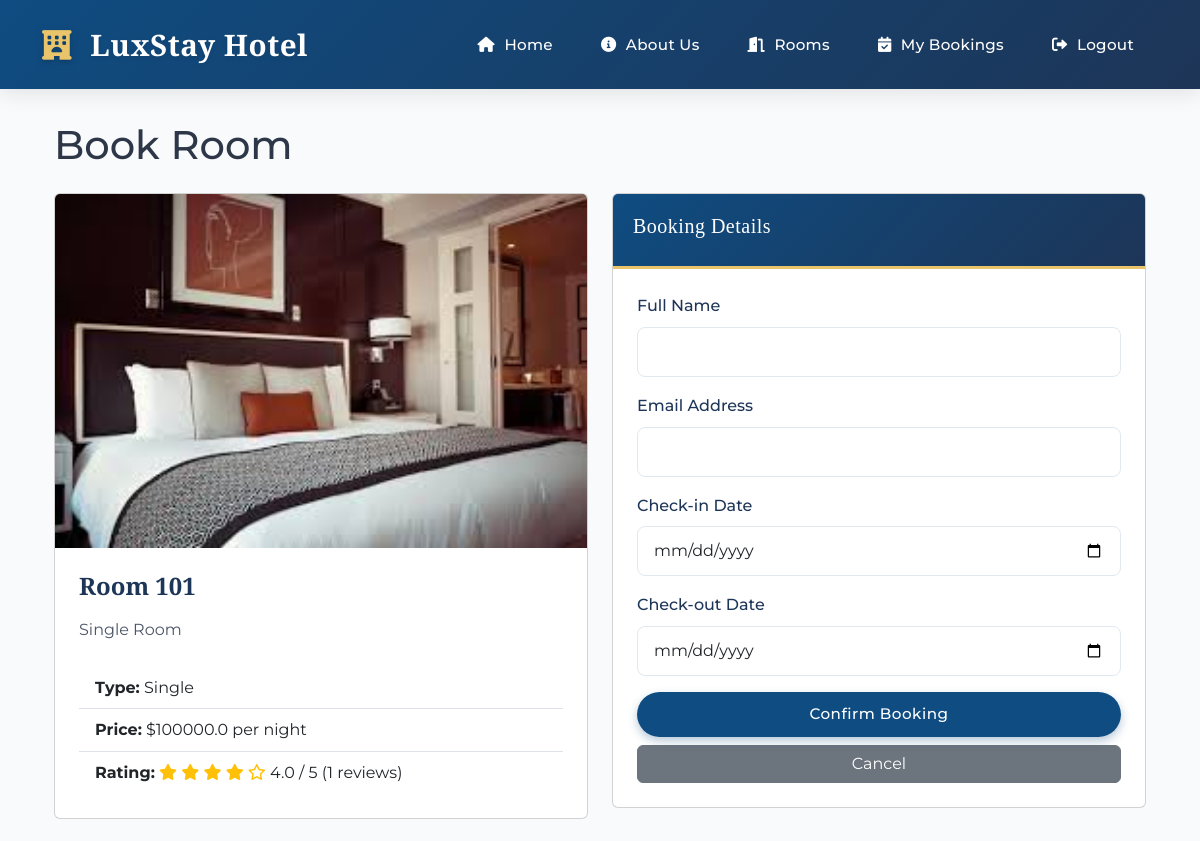
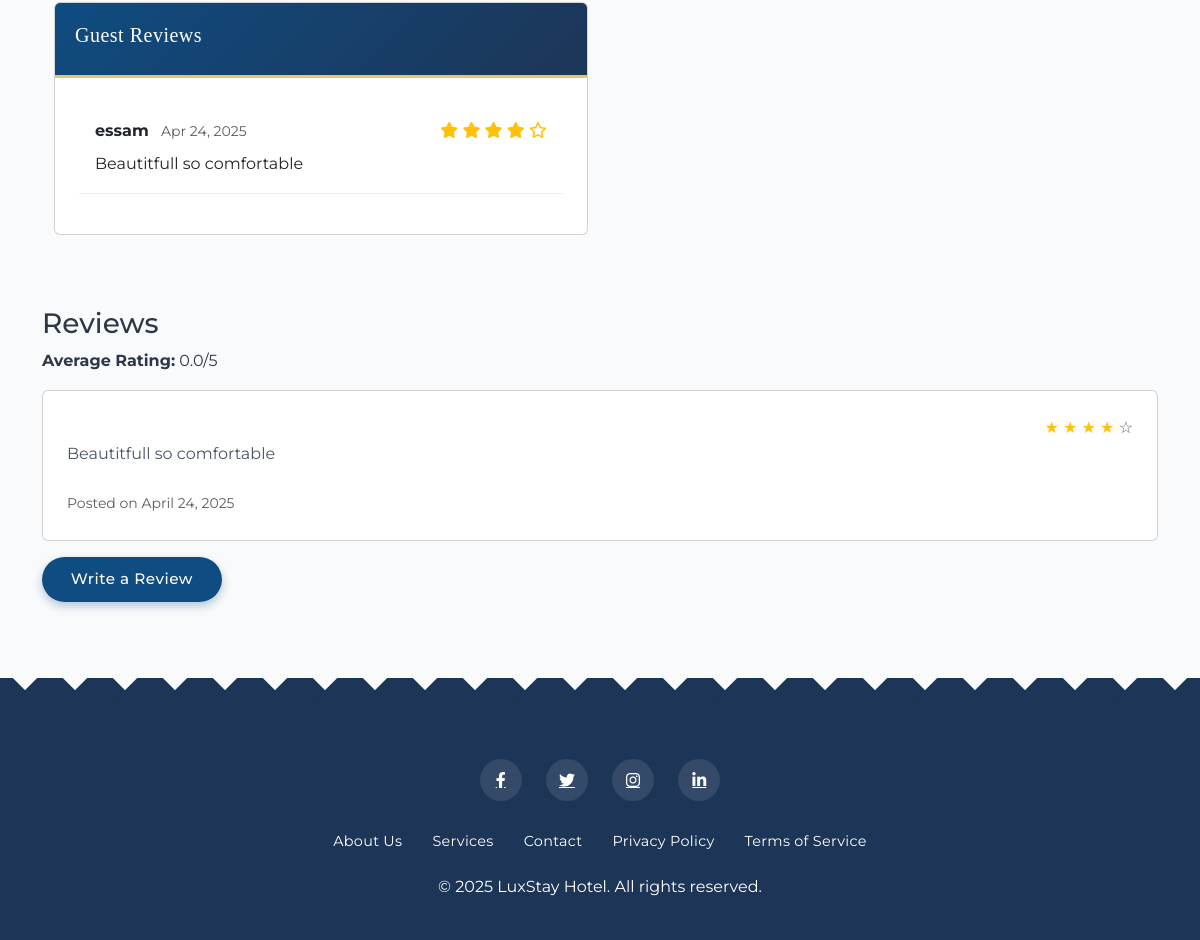
The app's page /book/1 (signed in) with its own data (2 pictures, top to bottom).
### models.py (models this page shows, shortened)
class Room(db.Model):
    __tablename__ = 'rooms'
    r_id = db.Column(db.Integer, primary_key=True)
    room_no = db.Column(db.String(10), unique=True, nullable=False)
    type = db.Column(db.String(50), nullable=False)
    price = db.Column(db.Float, nullable=False)
    is_available = db.Column(db.Boolean, default=True)
    rating = db.Column(db.Float, default=0.0)
    bookings = db.relationship('Booking', backref='room', lazy=True)
    reviews = db.relationship('Review', backref='room', lazy=True)
    @property
    def average_rating(self):
        reviews = Review.query.filter_by(room_id=self.id).all()
        if not reviews:
            return None
        return sum(review.rating for review in reviews) / len(reviews)

class Review(db.Model):
    __tablename__ = 'reviews'
    id = db.Column(db.Integer, primary_key=True)
    user_id = db.Column(db.Integer, db.ForeignKey('users.id'), nullable=False)
    room_id = db.Column(db.Integer, db.ForeignKey('rooms.r_id'), nullable=False)
    rating = db.Column(db.Integer, nullable=False)
    comment = db.Column(db.Text)
    review_date = db.Column(db.DateTime, default=datetime.utcnow)

class User(db.Model, UserMixin):
    __tablename__ = 'users'
    id = db.Column(db.Integer, primary_key=True)
    name = db.Column(db.String(100), nullable=False)
    email = db.Column(db.String(100), unique=True, nullable=False)
    password = db.Column(db.String(200), nullable=False)
    phone = db.Column(db.String(20))
    role = db.Column(db.String(20), default='customer')
    bookings = db.relationship('Booking', backref='user', lazy=True)
    reviews = db.relationship('Review', backref='user', lazy=True)

### routes.py (the view, shortened to what this page needs)
@app.route('/book/<int:room_id>', methods=['GET', 'POST'])
@login_required
def book_room(room_id):
    room = Room.query.get_or_404(room_id)
    form = BookingForm()
    reviews = Review.query.filter_by(room_id=room_id).order_by(Review.review_date.desc()).all()
    total_rating = sum(review.rating for review in reviews) if reviews else 0
    avg_rating = total_rating / len(reviews) if reviews else 0
    return render_template('book.html', room=room, form=form, reviews=reviews, avg_rating=avg_rating)

### forms.py (shortened to what this page needs)
class BookingForm(FlaskForm):
    name = StringField('Name', validators=[DataRequired()])
    email = StringField('Email', validators=[DataRequired()])
    check_in = DateField('Check-in Date', validators=[DataRequired()])
    check_out = DateField('Check-out Date', validators=[DataRequired()])
    submit = SubmitField('Book Now')

### routes.py (called while the page is built)
@login_manager.user_loader
def load_user(user_id):
    return User.query.get(int(user_id))

### templates/book.html (shortened to what this page needs)
{% extends "base.html" %}
{% block content %}
<div class="container">
    <h1 class="mb-4">Book Room</h1>
    <div class="row">
        <div class="col-md-6">
            <div class="card mb-4">
                <img src="{{ url_for('static', filename='images/room-' + room.r_id|string + '.jpg') }}"
                     class="card-img-top" alt="Room {{ room.room_no }}"
                     onerror="this.src='{{ url_for('static', filename='images/room1.jpeg') }}'">
                <div class="card-body">
                    <h5 class="card-title">Room {{ room.room_no }}</h5>
                    <p class="card-text">{{ room.type }} Room</p>
                    <ul class="list-group list-group-flush">
                        <li class="list-group-item"><strong>Type:</strong> {{ room.type }}</li>
                        <li class="list-group-item"><strong>Price:</strong> ${{ room.price }} per night</li>
                        {% if avg_rating > 0 %}
                        <li class="list-group-item">
                            <strong>Rating:</strong>
                            <span class="rating-display">
                                {% for i in range(5) %}
                                    {% if i < avg_rating|int %}
                                        <i class="fas fa-star text-warning"></i>
                                    {% elif i < avg_rating|round(0, 'ceil') and (avg_rating - i) >= 0.5 %}
                                        <i class="fas fa-star-half-alt text-warning"></i>
                                    {% else %}
                                        <i class="far fa-star text-warning"></i>
                                    {% endif %}
                                {% endfor %}
                                {{ avg_rating|round(1) }} / 5 ({{ reviews|length }} reviews)
                            </span>
                        </li>
                        {% endif %}
                    </ul>
                </div>
            </div>
            <div class="card mb-4">
                <div class="card-header">
                    <h5>Guest Reviews</h5>
                </div>
                <div class="card-body">
                    {% if reviews %}
                        <div class="reviews-container">
                            {% for review in reviews %}
                                <div class="review-item mb-3 p-3 {% if loop.index > 3 %}d-none more-reviews{% endif %}" style="border-bottom: 1px solid #eee;">
                                    <div class="d-flex justify-content-between align-items-center mb-2">
                                        <div>
                                            <strong>{{ review.user.name }}</strong>
                                            <span class="text-muted small ms-2">{{ review.review_date.strftime('%b %d, %Y') }}</span>
                                        </div>
                                        <div class="rating-display">
                                            {% for i in range(5) %}
                                                {% if i < review.rating %}
                                                    <i class="fas fa-star text-warning"></i>
                                                {% else %}
                                                    <i class="far fa-star text-warning"></i>
                                                {% endif %}
                                            {% endfor %}
                                        </div>
                                    </div>
                                    <p class="mb-0">{{ review.comment }}</p>
                                </div>
                            {% endfor %}
                        </div>
                    {% else %}
                        <p class="text-center text-muted">No reviews yet for this room.</p>
                    {% endif %}
                </div>
            </div>
        </div>
        <div class="col-md-6">
            <div class="card">
                <div class="card-header">
                    <h5>Booking Details</h5>
                </div>
                <div class="card-body">
                    <form method="POST">
                        <div class="mb-3">
                            <label for="name" class="form-label">Full Name</label>
                            {{ form.name(class="form-control", id="name") }}
                        </div>
                        <div class="mb-3">
                            <label for="email" class="form-label">Email Address</label>
                            {{ form.email(class="form-control", id="email") }}
                        </div>
                        <div class="mb-3">
                            <label for="check_in" class="form-label">Check-in Date</label>
                            {{ form.check_in(class="form-control", id="check_in") }}
                        </div>
                        <div class="mb-3">
                            <label for="check_out" class="form-label">Check-out Date</label>
                            {{ form.check_out(class="form-control", id="check_out") }}
                        </div>
                        <div class="d-grid gap-2">
                            <button type="submit" class="btn btn-primary">Confirm Booking</button>
                            <a href="{{ url_for('rooms') }}" class="btn btn-secondary">Cancel</a>
                        </div>
                    </form>
                </div>
            </div>
        </div>
    </div>
</div>
<div class="reviews mt-5">
    <h3>Reviews</h3>
    {% if room.reviews %}
        <div class="average-rating mb-3">
            <strong>Average Rating:</strong> {{ "%.1f"|format(room.average_rating|default(0)) }}/5
        </div>
        {% for review in room.reviews %}
            <div class="card mb-3">
                <div class="card-body">
                    <div class="d-flex justify-content-between">
                        <div class="rating">
                            {% for i in range(5) %}
                                {% if i < review.rating %}
                                    <span class="text-warning">★</span>
                                {% else %}
                                    <span class="text-muted">☆</span>
                                {% endif %}
                            {% endfor %}
                        </div>
                    </div>
                    <p class="card-text">{{ review.comment }}</p>
                    <small class="text-muted">Posted on {{ review.review_date.strftime('%B %d, %Y') }}</small>
                </div>
            </div>
        {% endfor %}
    {% else %}
        <p>No reviews yet. Be the first to leave a review!</p>
    {% endif %}
    <a href="{{ url_for('add_review', room_id=room.r_id) }}" class="btn btn-primary">Write a Review</a>
</div>
{% endblock %}

### templates/base.html (style rules this page uses)
:root { --primary-color: #0f4c81; --secondary-color: #1d3557; --accent-color: #e9c46a; --accent-hover: #f1d78e; --light-bg: #f8fafc; --dark-text: #2d3748; --light-text: #ffffff; --border-radius: 12px; --box-shadow: 0 10px 30px -5px rgba(0, 0, 0, 0.15); --transition: all 0.4s cubic-bezier(0.165, 0.84, 0.44, 1); }
body { font-family: 'Montserrat', sans-serif; color: var(--dark-text); background-color: #f9fafb; line-height: 1.6; overflow-x: hidden; }
.card-header { background: linear-gradient(135deg, var(--primary-color), var(--secondary-color)); color: var(--light-text); font-weight: 600; padding: 1.25rem; border-bottom: 3px solid var(--accent-color); font-family: 'Cormorant Garamond', serif; font-size: 1.3rem; letter-spacing: 0.5px; }
.card-body { padding: 1.5rem; }
.card-title { font-family: 'Cormorant Garamond', serif; font-weight: 700; font-size: 1.5rem; margin-bottom: 1rem; color: var(--secondary-color); }
.card-text { color: #4a5568; margin-bottom: 1.5rem; }
.btn-primary { background: linear-gradient(135deg, var(--primary-color), var(--primary-color)); border: none; padding: 0.7rem 1.8rem; border-radius: 30px; transition: var(--transition); font-weight: 500; position: relative; overflow: hidden; z-index: 1; font-size: 0.95rem; letter-spacing: 0.5px; box-shadow: 0 4px 10px rgba(15, 76, 129, 0.3); }
.btn-primary:before { content: ''; position: absolute; top: 0; left: 0; width: 100%; height: 100%; background: linear-gradient(135deg, var(--secondary-color), var(--secondary-color)); transition: var(--transition); z-index: -1; opacity: 0; }
.form-control { border-radius: 8px; padding: 0.75rem 1rem; border: 1px solid #e2e8f0; transition: var(--transition); }
.form-label { font-weight: 500; margin-bottom: 0.5rem; color: var(--secondary-color); }

### records on screen
Room: room_no "101", type "Single", price "100000.0"
Review: user.name "essam", review_date "Apr 24, 2025", rating 4 (drawn), comment "Beautitfull so comfortable", review_date "April 24, 2025"

### other values on screen
{{ avg_rating|round(1) }} "4.0"
{{ reviews|length }} "1"
{{ "%.1f"|format(room.average_rating|default(0)) }} "0.0"
